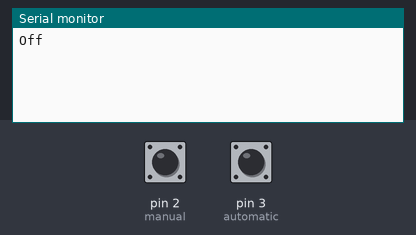
Recording of a sketch running on a simulated Arduino Uno, built with avr-gcc and run on an emulated ATmega328P. On the bench: the last lines printed to the serial monitor. Inputs (shaded band) come from the test bench; at power-on: pin 2 (manual) HIGH, pin 3 (automatic) HIGH.

Above: at 1.7 s.
1.8 s: pin 2 (manual) pulled LOW for 2.35 s
At 2.9 s:
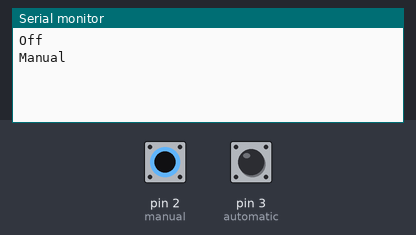
5.6 s: pin 3 (automatic) pulled LOW for 2.35 s
At 7.2 s:
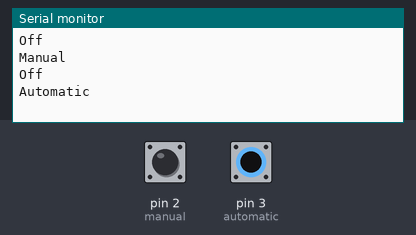
9.4 s: pin 2 (manual) driven LOW and pin 3 (automatic) driven LOW
At 11.4 s:
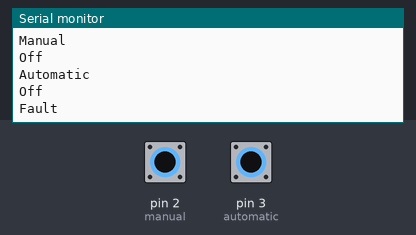

The sketch:

Man_Auto_Read_Test_2.ino
```cpp
/*

Man Auto Read Test 2
Program reads the integer value of a 3 position toggle switch and returns a
value for the manual or auto mode
manual switchpole on D2, automatic switch pole on D3

*/

const int manual=2; //D2
const int automatic=3; //D3
int mode=0;
int total=0;


 void setup()
{
 Serial.begin(9600);
 delay(500);
 pinMode(manual,INPUT);
 digitalWrite(manual,HIGH);
 pinMode(automatic, INPUT);
 digitalWrite(automatic,HIGH);
}

// Function Definition
int readAutoMan()
{
 int total=0;
 if (digitalRead(manual)==HIGH) { total+=1; }
 if (digitalRead(automatic)== HIGH) { total+=2; }
 switch (total) {
  case 0:
  mode=0; //fault mode
  break;
  case 1:
  mode=1; //automatic mode
  break;
  case 2:
  mode=2; //manual mode
  break;
  case 3:
  mode=3; //off mode
  break;
}
 return mode;
 }


void loop()
{
 readAutoMan();
 if (mode == 0){
  Serial.println("Fault");
 }

 if (mode == 1){
  Serial.println("Automatic");
 }
 if (mode == 2){
  Serial.println("Manual");
 }
 if (mode == 3){
  Serial.println("Off");
 }

 delay(2000);
}
```

Measured:
- after the input at 1.8 s, the serial monitor: prints a new line after 0.70 s (image 1)
- after the input at 5.6 s, the serial monitor: prints a new line after 0.90 s (image 2)
- after the input at 9.4 s, the serial monitor: prints a new line after 1.1 s (image 3)
